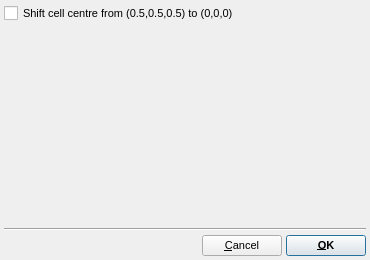
<?xml version="1.0" encoding="UTF-8"?>
<ui version="4.0">
 <class>DLP4ImportOptionsDialog</class>
 <widget class="QDialog" name="DLP4ImportOptionsDialog">
  <property name="geometry">
   <rect>
    <x>0</x>
    <y>0</y>
    <width>370</width>
    <height>260</height>
   </rect>
  </property>
  <property name="font">
   <font>
    <pointsize>8</pointsize>
   </font>
  </property>
  <property name="windowTitle">
   <string>DL_POLY_4 Import Options</string>
  </property>
  <layout class="QVBoxLayout" name="verticalLayout">
   <property name="spacing">
    <number>4</number>
   </property>
   <property name="leftMargin">
    <number>4</number>
   </property>
   <property name="topMargin">
    <number>4</number>
   </property>
   <property name="rightMargin">
    <number>4</number>
   </property>
   <property name="bottomMargin">
    <number>4</number>
   </property>
   <item>
    <widget class="QCheckBox" name="ShiftCellCentreCheck">
     <property name="text">
      <string>Shift cell centre from (0.5,0.5,0.5) to (0,0,0)</string>
     </property>
    </widget>
   </item>
   <item>
    <spacer name="verticalSpacer">
     <property name="orientation">
      <enum>Qt::Vertical</enum>
     </property>
     <property name="sizeHint" stdset="0">
      <size>
       <width>362</width>
       <height>48</height>
      </size>
     </property>
    </spacer>
   </item>
   <item>
    <widget class="Line" name="line">
     <property name="orientation">
      <enum>Qt::Horizontal</enum>
     </property>
    </widget>
   </item>
   <item>
    <layout class="QHBoxLayout" name="horizontalLayout">
     <item>
      <spacer name="horizontalSpacer">
       <property name="orientation">
        <enum>Qt::Horizontal</enum>
       </property>
       <property name="sizeHint" stdset="0">
        <size>
         <width>40</width>
         <height>20</height>
        </size>
       </property>
      </spacer>
     </item>
     <item>
      <widget class="QPushButton" name="CancelButton">
       <property name="text">
        <string>&amp;Cancel</string>
       </property>
       <property name="autoDefault">
        <bool>false</bool>
       </property>
       <property name="default">
        <bool>true</bool>
       </property>
      </widget>
     </item>
     <item>
      <widget class="QPushButton" name="OKButton">
       <property name="font">
        <font>
         <weight>75</weight>
         <bold>true</bold>
        </font>
       </property>
       <property name="text">
        <string>&amp;OK</string>
       </property>
       <property name="autoDefault">
        <bool>false</bool>
       </property>
       <property name="default">
        <bool>true</bool>
       </property>
      </widget>
     </item>
    </layout>
   </item>
  </layout>
 </widget>
 <resources/>
 <connections/>
</ui>
